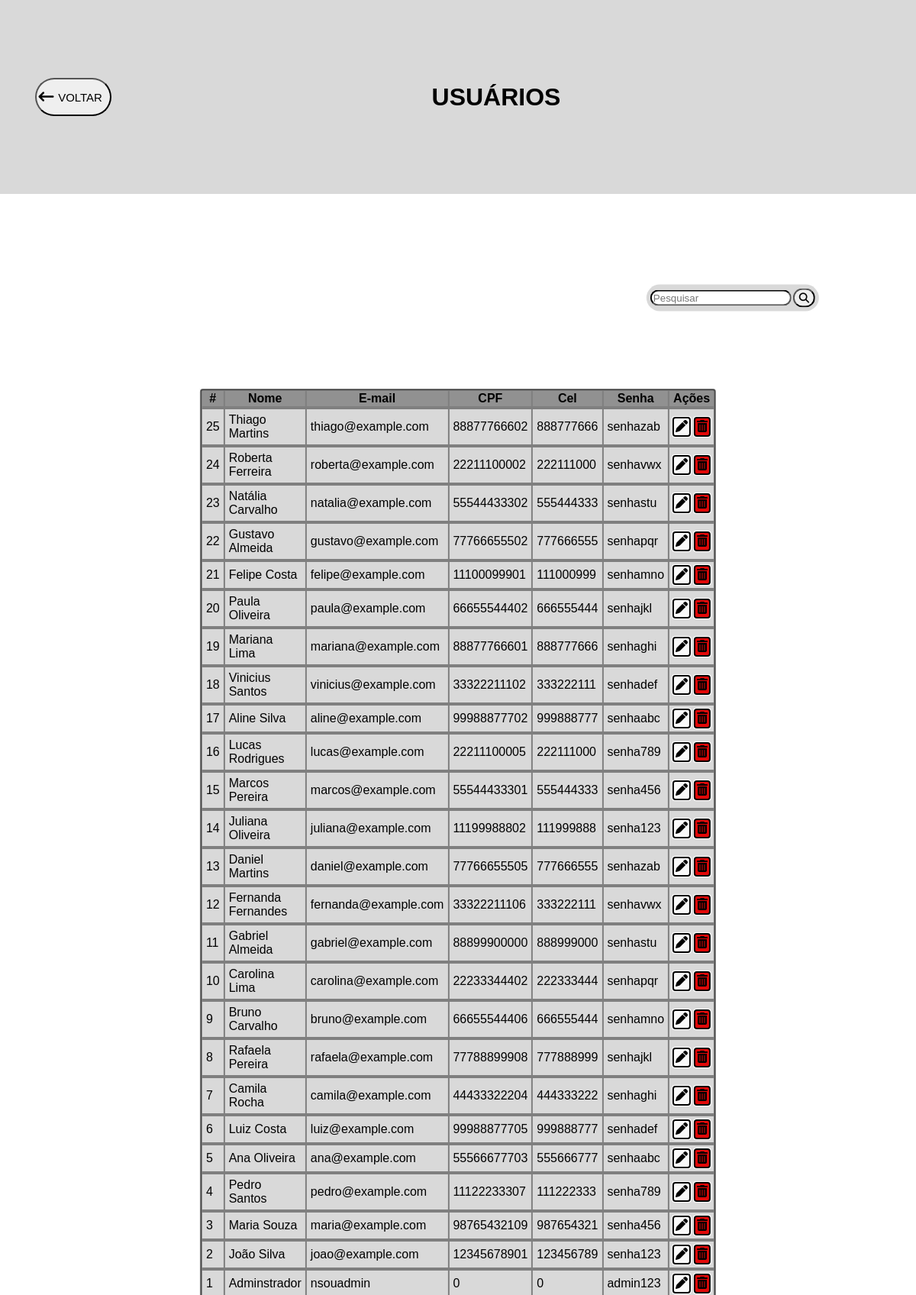
/usuariosAdm.php (signed in), run on the app's committed database.
### tables this page shows
CREATE TABLE usuarios 
(
id INT AUTO_INCREMENT PRIMARY KEY,
nome CHAR(30) NOT NULL,
email VARCHAR(30) NOT NULL,
cel VARCHAR(11) NOT NULL,
cpf VARCHAR(11) NOT NULL,
nasc DATE NOT NULL,
senha VARCHAR(16) NOT NULL,
confSenha VARCHAR(16) NOT NULL,
role ENUM('admin', 'usuario') NOT NULL DEFAULT 'usuario'
);

### usuariosAdm.php (the view, shortened to what this page needs)
<?php
include_once ("config.php");
if (empty($_GET['search'])){
    $sql = "SELECT * FROM usuarios ORDER BY id DESC";
} else {
    $data = $_GET['search'];
    $sql = "SELECT * FROM usuarios WHERE id LIKE '%$data%' OR nome LIKE '%d$data%' OR cpf LIKE '%$data%' OR email LIKE '%$data%' ";
}
$result = $connection->query($sql);
?>
<!DOCTYPE html>
<html lang="pt-br">
<head>
    <link rel="stylesheet" href="styles/estiloUsuariosAdm.css">
</head>
<body>
    <header>
        <div class="header">
            <div class="voltar">
                <a href="admboard.php"><button id="botao_voltar">VOLTAR</button></a>
                <a href="admboard.php"><i class="fa-solid fa-arrow-left-long" ></i></a>
            </div>
            <h1><b>USUÁRIOS</b></h1>
        </div>
    </header>
    <div class="pesquisa">
        <input type="search" placeholder="Pesquisar" id="pesquisar">
        <button class="lupa" onclick="searchData()"><i class="fa-solid fa-magnifying-glass"></i></button>
    </div>
    <table class="tabela">
        <thead>
            <tr>
                <th>#</th>
                <th>Nome</th>
                <th>E-mail</th>
                <th>CPF</th>
                <th>Cel</th>
                <th>Senha</th>
                <th>Ações</th>
            </tr>
        </thead>
        <tbody>
            <?php
                while($user_data = mysqli_fetch_assoc($result)){
                    echo "<tr>";
                    echo "<tr>";
                    echo "<td>" . $user_data['id'], '</td>';
                    echo "<td>" . $user_data['nome'], '</td>';
                    echo "<td>" . $user_data['email'], '</td>';
                    echo "<td>" . $user_data['cpf'], '</td>';
                    echo "<td>" . $user_data['cel'], '</td>';
                    echo "<td>" . $user_data['senha'], '</td>';
                    echo "<td>
                    <div class= 'icones'>
                        <div class= 'lapis'>
                            <a href='formUser.php?id=$user_data[id]&table=usuarios'><i class='fa-solid fa-pen' title='Editar' ></i></a>
                        </div>
                        <div class= 'lixo'>
                            <a href='delete.php?id=$user_data[id]&table=usuarios'><i class='fa-solid fa-trash-can' title='Excluir'></i></a>
                        </div>
                        </div>
                    </td>";
                }
                        ?>
        </tbody>
    </table>
</body>
</html>

### styles/estiloUsuariosAdm.css (style rules this page uses)
body { font-family: Arial; }
a { color: black; }
.header { background-color: #D9D9D9; position: fixed; width: 100%; right: 0px; top: 0px; height: 15%; display: flex; justify-content: center; align-items: center; z-index: 80; }
.voltar { position: relative; display: flex; justify-content: center; align-items: center; flex-direction: row; right: 35%; }
.voltar i { color: black; font-size: 20px; position: absolute; transform: translateY(-50%); top: 50%; left: 5px; }
#botao_voltar { font-size: 20px; width: 100px; height: 50px; font-size: 15px; border-radius: 25px; padding-left: 25px; }
.pesquisa { display: flex; align-items: center; flex-direction: row; position: absolute; gap: 2px; transform: translate(-50%,-50%); top: 23%; left: 80%; height: 25px; padding: 5px; background-color: #D9D9D9; border-radius: 50px; }
.pesquisa input { border-color: black; border-radius: 50px; outline: none; }
.pesquisa button { border-radius: 50px; height: 25px; }
.tabela { max-height: 100px; overflow-y: auto; border: 1px solid #D9D9D9D9; position: absolute; transform:translateX(-50%); top: 30%; left: 50%; outline: auto; outline-color: rgba(0, 0, 0, 0.5); background-color: rgb(0, 0, 0, 0.5); }
thead { background-color: #949494d9; }
td { background-color: rgba(217, 217, 217, 100); padding: 5px; }
.icones { display: flex; justify-content: center; align-items: center; flex-direction: row; }
.lapis { background-color: #f9f9f9; padding: 3px; max-width: fit-content; outline: auto; margin-right: 3px; }
.lixo { background-color: rgb(224, 8, 8); padding: 3px; max-width: fit-content; outline: auto; margin-left: 3px; }
.lixo i { cursor: pointer; }

### data on the page
usuarios: id "25", nome "Thiago Martins", email "thiago@example.com", cpf "88877766602", cel "888777666", senha "senhazab"
usuarios: id "24", nome "Roberta Ferreira", email "roberta@example.com", cpf "22211100002", cel "222111000", senha "senhavwx"
usuarios: id "23", nome "Natália Carvalho", email "natalia@example.com", cpf "55544433302", cel "555444333", senha "senhastu"
usuarios: id "22", nome "Gustavo Almeida", email "gustavo@example.com", cpf "77766655502", cel "777666555", senha "senhapqr"
usuarios: id "21", nome "Felipe Costa", email "felipe@example.com", cpf "11100099901", cel "111000999", senha "senhamno"
usuarios: id "20", nome "Paula Oliveira", email "paula@example.com", cpf "66655544402", cel "666555444", senha "senhajkl"
usuarios: id "19", nome "Mariana Lima", email "mariana@example.com", cpf "88877766601", cel "888777666", senha "senhaghi"
usuarios: id "18", nome "Vinicius Santos", email "vinicius@example.com", cpf "33322211102", cel "333222111", senha "senhadef"
usuarios: id "17", nome "Aline Silva", email "aline@example.com", cpf "99988877702", cel "999888777", senha "senhaabc"
usuarios: id "16", nome "Lucas Rodrigues", email "lucas@example.com", cpf "22211100005", cel "222111000", senha "senha789"
usuarios: id "15", nome "Marcos Pereira", email "marcos@example.com", cpf "55544433301", cel "555444333", senha "senha456"
usuarios: id "14", nome "Juliana Oliveira", email "juliana@example.com", cpf "11199988802", cel "111999888", senha "senha123"
usuarios: id "13", nome "Daniel Martins", email "daniel@example.com", cpf "77766655505", cel "777666555", senha "senhazab"
usuarios: id "12", nome "Fernanda Fernandes", email "fernanda@example.com", cpf "33322211106", cel "333222111", senha "senhavwx"
usuarios: id "11", nome "Gabriel Almeida", email "gabriel@example.com", cpf "88899900000", cel "888999000", senha "senhastu"
usuarios: id "10", nome "Carolina Lima", email "carolina@example.com", cpf "22233344402", cel "222333444", senha "senhapqr"
usuarios: id "9", nome "Bruno Carvalho", email "bruno@example.com", cpf "66655544406", cel "666555444", senha "senhamno"
usuarios: id "8", nome "Rafaela Pereira", email "rafaela@example.com", cpf "77788899908", cel "777888999", senha "senhajkl"
usuarios: id "7", nome "Camila Rocha", email "camila@example.com", cpf "44433322204", cel "444333222", senha "senhaghi"
usuarios: id "6", nome "Luiz Costa", email "luiz@example.com", cpf "99988877705", cel "999888777", senha "senhadef"
usuarios: id "5", nome "Ana Oliveira", email "ana@example.com", cpf "55566677703", cel "555666777", senha "senhaabc"
usuarios: id "4", nome "Pedro Santos", email "pedro@example.com", cpf "11122233307", cel "111222333", senha "senha789"
usuarios: id "3", nome "Maria Souza", email "maria@example.com", cpf "98765432109", cel "987654321", senha "senha456"
usuarios: id "2", nome "João Silva", email "joao@example.com", cpf "12345678901", cel "123456789", senha "senha123"
usuarios: id "1", nome "Adminstrador", email "nsouadmin", cpf "0", cel "0", senha "admin123"
